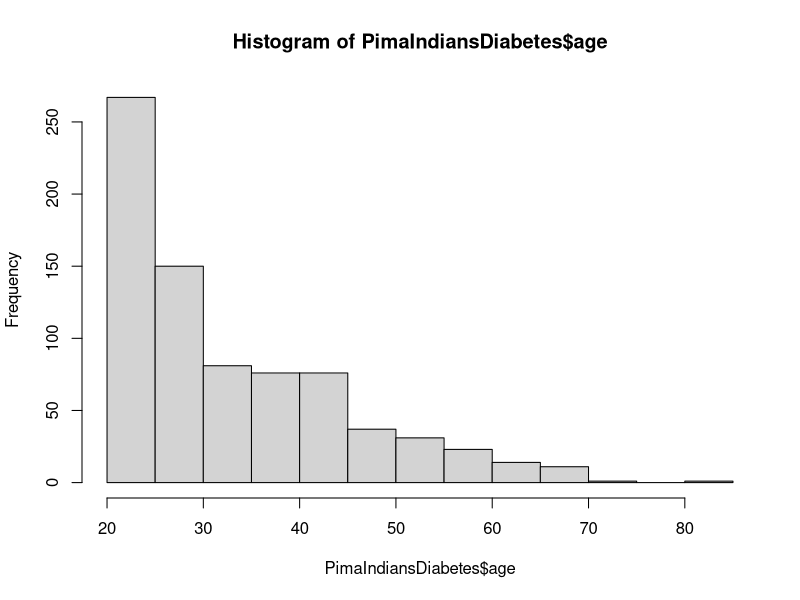
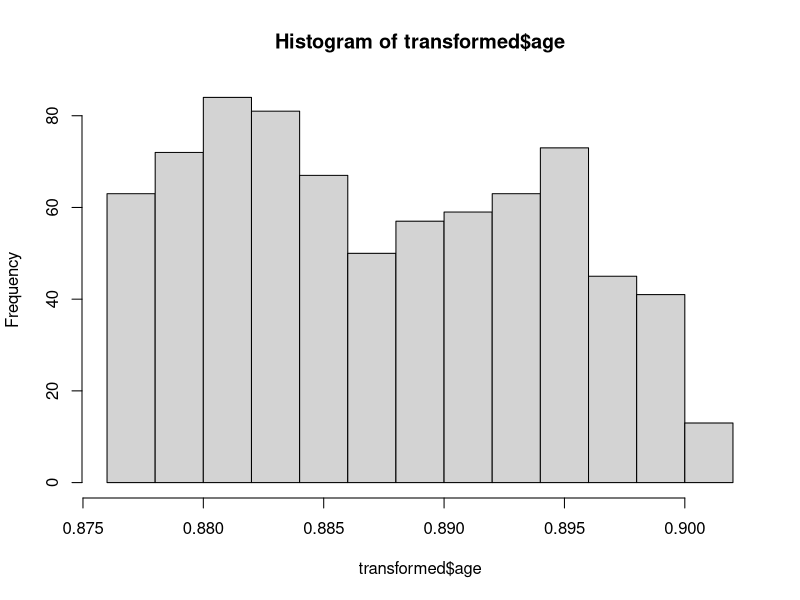
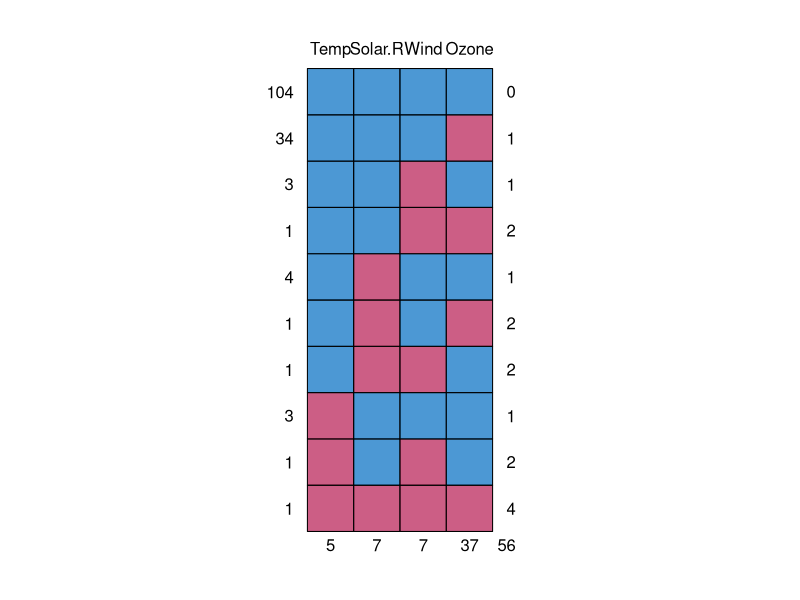

These charts were generated, in order, by the following R code:
## ---- chunk 1
knitr::opts_chunk$set(echo = TRUE)
## ---- chunk 2
library(caret)
data(iris)
summary(iris[,1:4])
## ---- chunk 3
preprocessParams <- preProcess(iris[,1:4], method=c("scale"))
print(preprocessParams)
transformed <- predict(preprocessParams, iris[,1:4])
summary(transformed)
## ---- chunk 4
preprocessParams <- preProcess(iris[,1:4], method=c("center"))
print(preprocessParams)
transformed <- predict(preprocessParams, iris[,1:4])
summary(transformed)
## ---- chunk 5
preprocessParams <- preProcess(iris[,1:4], method=c("center", "scale"))
print(preprocessParams)
transformed <- predict(preprocessParams, iris[,1:4])
summary(transformed)
## ---- chunk 6
preprocessParams <- preProcess(iris[,1:4], method=c("range"))
print(preprocessParams)
transformed <- predict(preprocessParams, iris[,1:4])
summary(transformed)
## ---- chunk 7
library(mlbench)
data(PimaIndiansDiabetes)
hist(PimaIndiansDiabetes$age)
## ---- chunk 8
preprocessParams <- preProcess(PimaIndiansDiabetes[c("age","pedigree")], method=c("BoxCox"))
print(preprocessParams)
transformed <- predict(preprocessParams, PimaIndiansDiabetes[c("age","pedigree")])
summary(transformed)
## ---- chunk 9
hist(transformed$age)
## ---- chunk 10
data("airquality")
df <- airquality
df[4:10,3] <- rep(NA,7)
df[1:5,4] <- NA
df <- df[-c(5,6)]
summary(df)
## ---- chunk 11
library(mice)
md.pattern(df)
## ---- chunk 12
tempData <- mice(df, meth='mean', verbose=FALSE)
summary(tempData)
## ---- chunk 13
completedData <- complete(tempData)
head(completedData)
